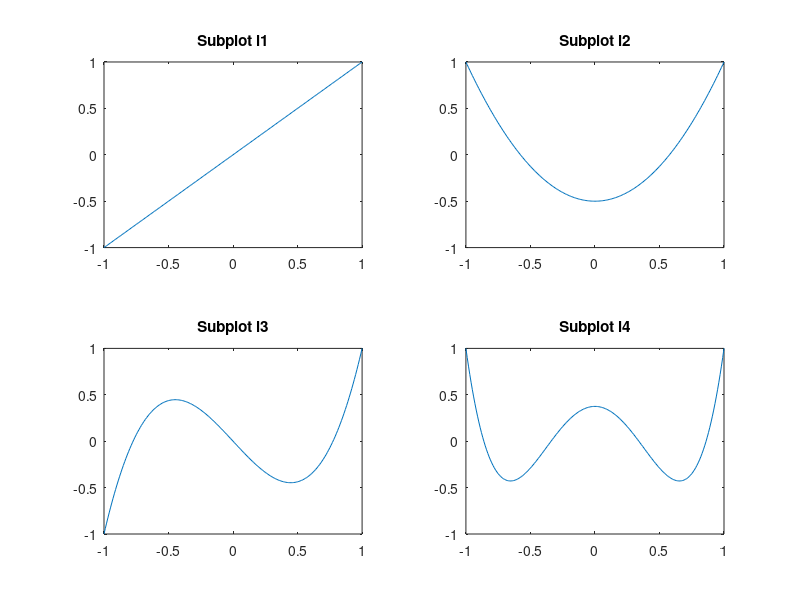

The MATLAB source for this figure:
% subplot(m,n,p)
% m*n matrix, p -> part in the matrix
% plot(...)

x = -1 : 0.01 : 1;

subplot(2,2,1);
l1 = x;
plot(x, l1);
title('Subplot l1');


subplot(2,2,2);
l2 = (3/2)  * (x.^2) - (1/2);
plot(x, l2);
title('Subplot l2');

subplot(2,2,3);
l3 = (5/2)  * (x.^3) - (3/2)  *  x;
plot(x, l3);
title('Subplot l3');

subplot(2,2,4);
l4 = (35/8) * (x.^4) - (15/4) * (x.^2) + (3/8);
plot(x, l4);
title('Subplot l4');

